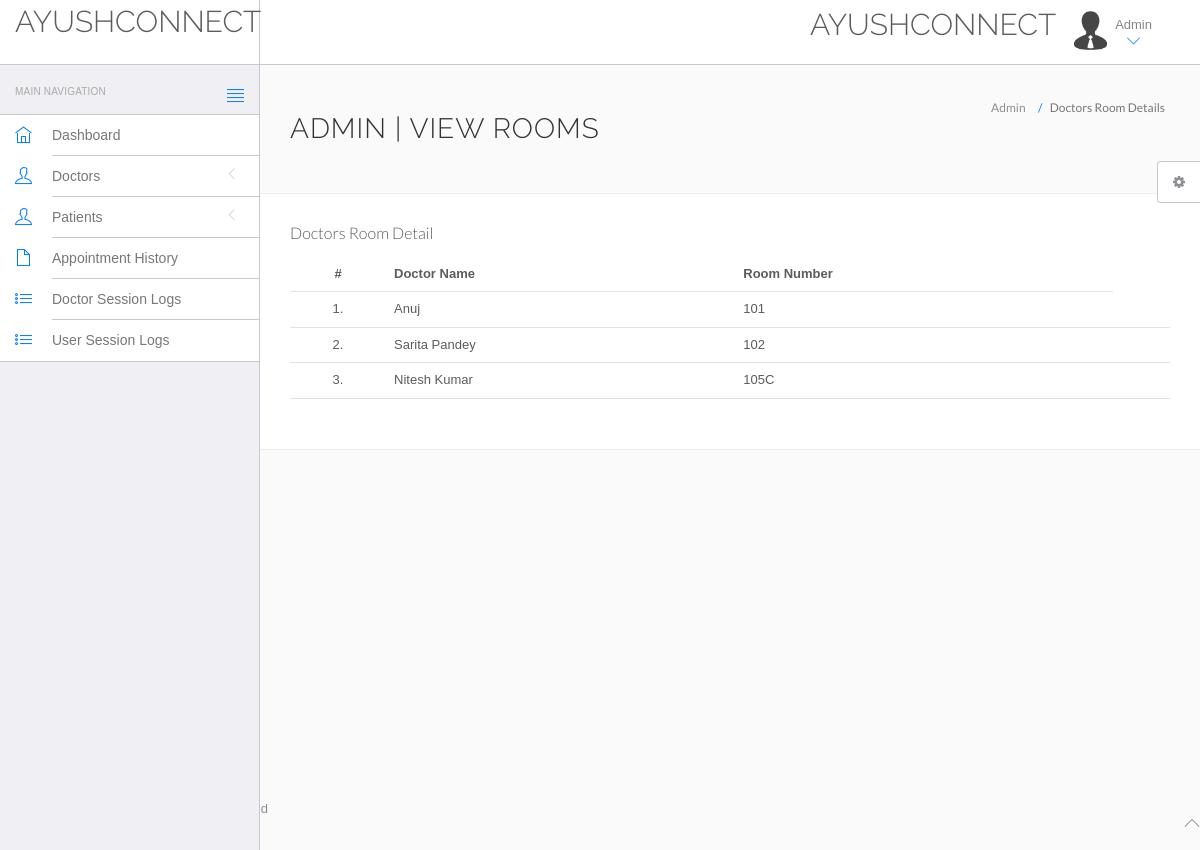
Screenshot of /hms/admin/room-details.php (signed in) with the database file from the repository.
### tables this page shows
CREATE TABLE IF NOT EXISTS `roomno` (
  `id` int(10) NOT NULL AUTO_INCREMENT,
  `docname` varchar(25) NOT NULL,
  `roomno` varchar(25) NOT NULL,
  PRIMARY KEY (`id`),
  UNIQUE KEY `roomno` (`roomno`)
);

### hms/admin/room-details.php (the view, shortened to what this page needs)
<!DOCTYPE html>
<html lang="en">
	<head>
		<link rel="stylesheet" href="vendor/bootstrap/css/bootstrap.min.css">
		<link rel="stylesheet" href="vendor/fontawesome/css/font-awesome.min.css">
		<link rel="stylesheet" href="vendor/themify-icons/themify-icons.min.css">
		<link href="vendor/animate.css/animate.min.css" rel="stylesheet" media="screen">
		<link href="vendor/perfect-scrollbar/perfect-scrollbar.min.css" rel="stylesheet" media="screen">
		<link href="vendor/switchery/switchery.min.css" rel="stylesheet" media="screen">
		<link href="vendor/bootstrap-touchspin/jquery.bootstrap-touchspin.min.css" rel="stylesheet" media="screen">
		<link href="vendor/select2/select2.min.css" rel="stylesheet" media="screen">
		<link href="vendor/bootstrap-datepicker/bootstrap-datepicker3.standalone.min.css" rel="stylesheet" media="screen">
		<link href="vendor/bootstrap-timepicker/bootstrap-timepicker.min.css" rel="stylesheet" media="screen">
		<link rel="stylesheet" href="assets/css/styles.css">
		<link rel="stylesheet" href="assets/css/plugins.css">
		<link rel="stylesheet" href="assets/css/themes/theme-1.css" id="skin_color" />
	</head>
	<body>
		<div id="app">
<?php include('include/sidebar.php');?>
			<div class="app-content">
						<?php include('include/header.php');?>
				<div class="main-content" >
					<div class="wrap-content container" id="container">
						<section id="page-title">
							<div class="row">
								<div class="col-sm-8">
									<h1 class="mainTitle">Admin | View Rooms</h1>
																	</div>
								<ol class="breadcrumb">
									<li>
										<span>Admin</span>
									</li>
									<li class="active">
										<span>Doctors Room Details</span>
									</li>
								</ol>
							</div>
						</section>
						<div class="container-fluid container-fullw bg-white">
									<div class="row">
								<div class="col-md-12">
									<h5 class="over-title margin-bottom-15">Doctors Room Detail</h5>
									<table class="table table-hover" id="sample-table-1">
										<thead>
											<tr>
												<th class="center">#</th>
												<th class="hidden-xs">Doctor Name</th>
												<th>Room Number </th>
											</tr>
										</thead>
										<tbody>
<?php
$sql=mysql_query("select * from roomno");
$cnt=1;
while($row=mysql_fetch_array($sql))
{
?>
											<tr>
												<td class="center"><?php echo $cnt;?>.</td>
												<td><?php echo $row['docname'];?></td>
												<td><?php echo $row['roomno'];?>
												</td>
												<td >
												</td>
											</tr>
											<?php
$cnt=$cnt+1;
											 }?>
										</tbody>
									</table>
								</div>
							</div>
								</div>
							</div>
						</div>
					</div>
				</div>
	<?php include('include/footer.php');?>
	<?php include('include/setting.php');?>
	</body>
</html>

### hms/admin/assets/css/themes/theme-1.css (style rules this page uses)
body { background: #FAFAFA; }

### rows the page displays
roomno: docname "Anuj", roomno "101"
roomno: docname "Sarita Pandey", roomno "102"
roomno: docname "Nitesh Kumar", roomno "105C"
